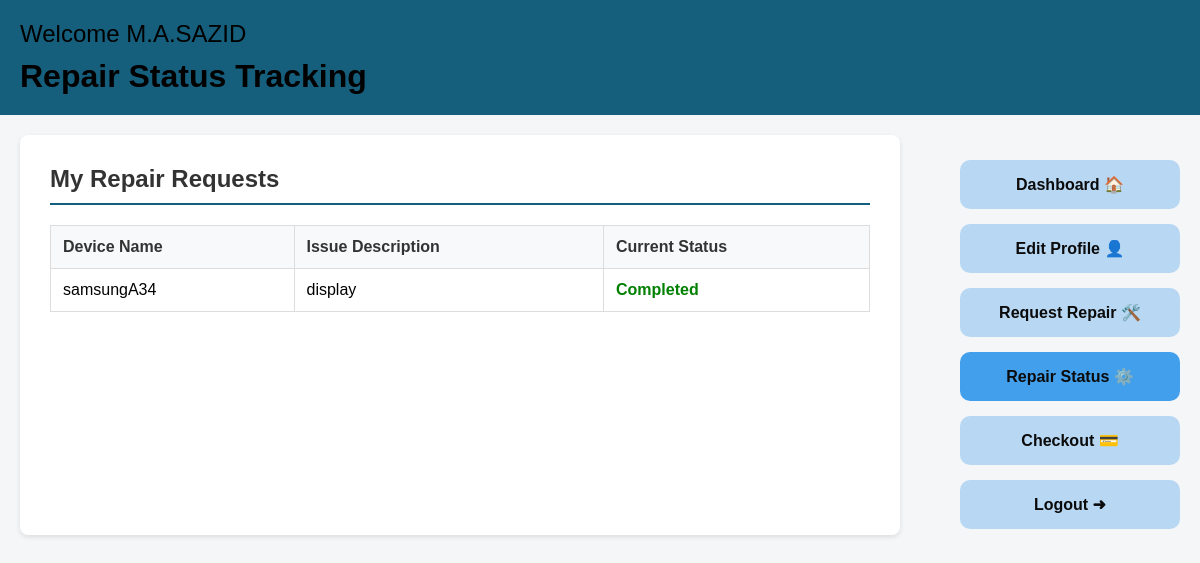
The app's page /views/repairStatus.php (signed in) with its own data.
### tables this page shows
CREATE TABLE `repair_requests` (
  `id` int(11) NOT NULL,
  `customer_id` int(11) NOT NULL,
  `device_name` varchar(100) NOT NULL,
  `issue_description` text NOT NULL,
  `status` varchar(50) DEFAULT 'Pending',
  `request_date` timestamp NOT NULL DEFAULT current_timestamp(),
  `technician_id` int(11) DEFAULT NULL
);

### models/repairModel.php (called while the page is built, shortened)
<?php
function getRequestsByCustomer($customer_id){
    $con = getConnection();
    $sql = "SELECT * FROM repair_requests WHERE customer_id='{$customer_id}' ORDER BY id DESC";
    return mysqli_query($con, $sql);
}
?>

### views/repairStatus.php (the view, shortened to what this page needs)
<?php
require_once('../models/repairModel.php');
$my_repairs = getRequestsByCustomer($_SESSION['customer']['id']);
?>
<!DOCTYPE html>
<html>
<head>
    <link rel="stylesheet" href="../assets/css/repairStatus.css">
</head>
<body>
<div id="header">
    <h2>Welcome <?= $_SESSION['customer']['username']; ?></h2>
    <h1>Repair Status Tracking</h1>
</div>
<div id="main-container">
    <div id="content-area">
        <div id="status-box">
            <h2 id="status-header">My Repair Requests</h2>
            <table>
                <thead>
                    <tr>
                        <th>Device Name</th>
                        <th>Issue Description</th>
                        <th>Current Status</th>
                    </tr>
                </thead>
                <tbody>
                    <?php if(mysqli_num_rows($my_repairs) > 0) {
                        while($row = mysqli_fetch_assoc($my_repairs)) { ?>
                        <tr>
                            <td><?= $row['device_name']; ?></td>
                            <td><?= $row['issue_description']; ?></td>
                            <td class="status-<?= $row['status']; ?>">
                                <?= $row['status']; ?>
                            </td>
                        </tr>
                    <?php } } else { ?>
                        <tr><td colspan="3" class="no-data">You haven't requested any repairs yet.</td></tr>
                    <?php } ?>
                </tbody>
            </table>
        </div>
    </div>
    <div id="side-panel">
        <a href="customerDashboard.php" class="side-btn">Dashboard 🏠</a>
        <a href="customerEditProfile.php" class="side-btn">Edit Profile 👤</a>
        <a href="repairRequest.php" class="side-btn">Request Repair 🛠️</a>
        <a href="repairStatus.php" class="side-btn" id="active-btn">Repair Status ⚙️</a>
        <a href="checkout.php" class="side-btn">Checkout 💳</a>
        <a href="../controllers/logout.php" class="side-btn logout">Logout ➜</a>
    </div>
</div>
</body>
</html>

### assets/css/repairStatus.css (style rules this page uses)
* { margin: 0; padding: 0; box-sizing: border-box; font-family: Arial, sans-serif; }
body { background-color: #f4f6f8; }
#header { background-color: #155f7d; color: black; padding: 20px; position: sticky; top: 0; z-index: 10; }
#header h2 { font-weight: normal; }
#header h1 { margin-top: 10px; font-weight: bold; }
#main-container { display: flex; padding: 20px; }
#content-area { width: calc(100% - 260px); padding-right: 20px; }
#side-panel { width: 220px; position: fixed; right: 20px; top: 160px; display: flex; flex-direction: column; gap: 15px; }
.side-btn { text-decoration: none; text-align: center; padding: 15px; background-color: #b7d7f2; color: rgb(12, 11, 11); border-radius: 10px; font-weight: bold; display: block; }
.logout { background-color: #b7d7f2; }
#active-btn { background-color: #419feb; }
#status-box { background-color: white; padding: 30px; border-radius: 8px; box-shadow: 0 2px 5px rgba(0,0,0,0.1); min-height: 400px; }
#status-header { border-bottom: 2px solid #155f7d; padding-bottom: 10px; margin-bottom: 20px; color: #333; }
table { width: 100%; border-collapse: collapse; margin-top: 10px; }
th, td { padding: 12px; border: 1px solid #ddd; text-align: left; }
th { background-color: #f8f9fa; color: #333; font-weight: bold; }
.status-Completed { color: green; font-weight: bold; }

### records on screen
repair_requests: device_name "samsungA34", issue_description "display", status "Completed"

### other values on screen
$_SESSION['customer']['username'] "M.A.SAZID"
